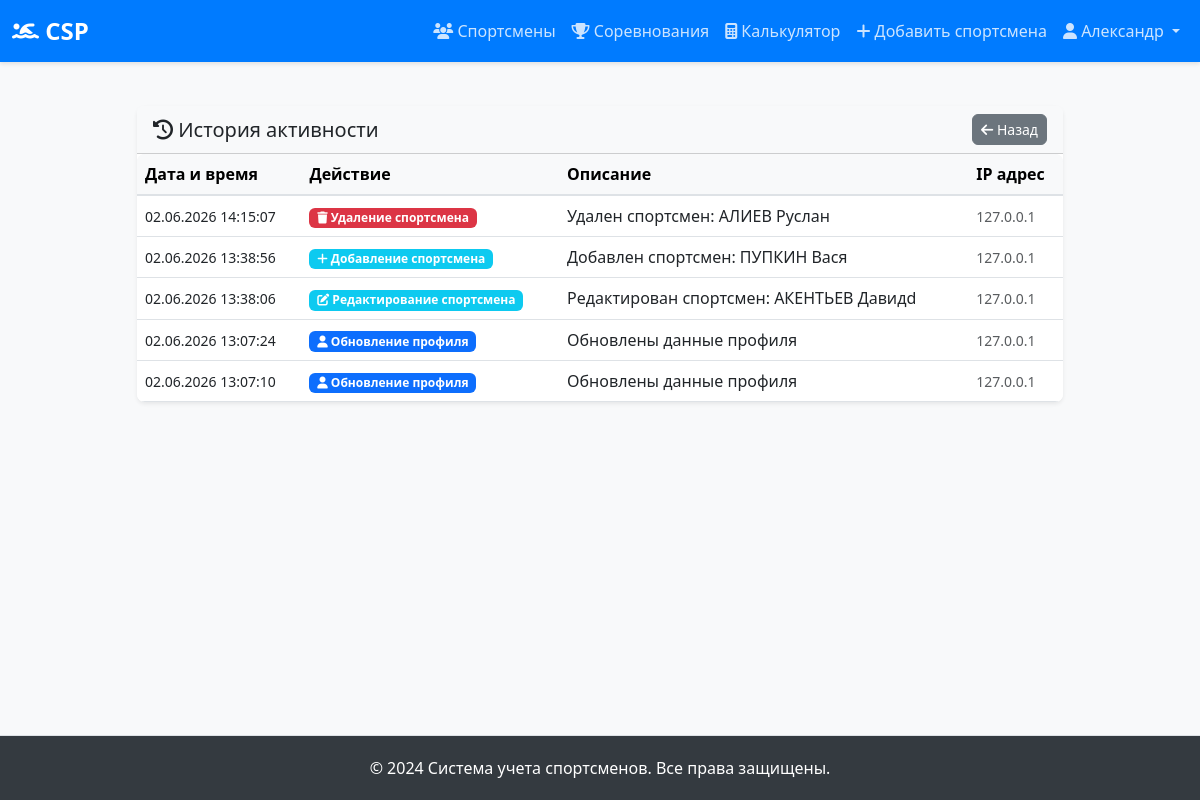
The page /profile/activity/ (signed in) on the database its author committed.
### laba_1/models.py (models this page shows, shortened)
class ActivityLog(models.Model):
    ACTION_CHOICES = [
        ('login', 'Вход'),
        ('logout', 'Выход'),
        ('add_athlete', 'Добавление спортсмена'),
        ('edit_athlete', 'Редактирование спортсмена'),
        ('delete_athlete', 'Удаление спортсмена'),
        ('add_result', 'Добавление результата'),
        ('export', 'Экспорт данных'),
        ('profile_update', 'Обновление профиля'),
        ('other', 'Другое'),
    ]
    user = models.ForeignKey(
        User,
        on_delete=models.SET_NULL,
        null=True,
        blank=True,
        related_name='activities',
        verbose_name="Пользователь"
    )
    action = models.CharField(
        "Действие",
        max_length=50,
        choices=ACTION_CHOICES
    )
    description = models.TextField(
        "Описание",
        blank=True,
        null=True
    )
    ip_address = models.GenericIPAddressField(
        "IP адрес",
        blank=True,
        null=True
    )
    user_agent = models.TextField(
        "User Agent",
        blank=True,
        null=True
    )
    created_at = models.DateTimeField("Дата/время", auto_now_add=True)
    class Meta:
        verbose_name = "Журнал активности"
        verbose_name_plural = "Журналы активности"
        ordering = ['-created_at']

### laba_1/views.py (the view)
# urls.py: path('profile/activity/', views.activity_log_view, name='activity_log'),
@login_required(login_url='login')
def activity_log_view(request):
    activities = ActivityLog.objects.filter(user=request.user).order_by('-created_at')
    paginator = Paginator(activities, 20)
    page_number = request.GET.get('page', 1)
    page_obj = paginator.get_page(page_number)
    context = {
        'activities': page_obj,
        'page_obj': page_obj,
        'page_title': 'История активности'
    }
    return render(request, 'auth/activity_log.html', context)

### laba_1/templates/auth/activity_log.html (shortened to what this page needs)
{% extends 'base.html' %}
{% block content %}
<div class="row py-4">
    <div class="col-lg-10 mx-auto">
        <div class="card shadow-sm">
            <div class="card-header bg-light">
                <div class="row align-items-center">
                    <div class="col">
                        <h5 class="mb-0"><i class="fas fa-history"></i> История активности</h5>
                    </div>
                    <div class="col-auto">
                        <a href="{% url 'profile' %}" class="btn btn-sm btn-secondary">
                            <i class="fas fa-arrow-left"></i> Назад
                        </a>
                    </div>
                </div>
            </div>
            <div class="card-body p-0">
                {% if activities %}
                    <div class="table-responsive">
                        <table class="table table-hover mb-0">
                            <thead class="table-light">
                                <tr>
                                    <th>Дата и время</th>
                                    <th>Действие</th>
                                    <th>Описание</th>
                                    <th>IP адрес</th>
                                </tr>
                            </thead>
                            <tbody>
                                {% for activity in activities %}
                                    <tr>
                                        <td>
                                            <small>{{ activity.created_at|date:"d.m.Y H:i:s" }}</small>
                                        </td>
                                        <td>
                                            {% if activity.action == 'login' %}
                                                <span class="badge bg-success"><i class="fas fa-sign-in-alt"></i> Вход</span>
                                            {% elif activity.action == 'logout' %}
                                                <span class="badge bg-warning"><i class="fas fa-sign-out-alt"></i> Выход</span>
                                            {% elif activity.action == 'add_athlete' %}
                                                <span class="badge bg-info"><i class="fas fa-plus"></i> Добавление спортсмена</span>
                                            {% elif activity.action == 'edit_athlete' %}
                                                <span class="badge bg-info"><i class="fas fa-edit"></i> Редактирование спортсмена</span>
                                            {% elif activity.action == 'delete_athlete' %}
                                                <span class="badge bg-danger"><i class="fas fa-trash"></i> Удаление спортсмена</span>
                                            {% elif activity.action == 'add_result' %}
                                                <span class="badge bg-info"><i class="fas fa-plus"></i> Добавление результата</span>
                                            {% elif activity.action == 'export' %}
                                                <span class="badge bg-secondary"><i class="fas fa-download"></i> Экспорт</span>
                                            {% elif activity.action == 'profile_update' %}
                                                <span class="badge bg-primary"><i class="fas fa-user"></i> Обновление профиля</span>
                                            {% else %}
                                                <span class="badge bg-secondary">{{ activity.get_action_display }}</span>
                                            {% endif %}
                                        </td>
                                        <td>
                                            {{ activity.description|default:"-" }}
                                        </td>
                                        <td>
                                            <small class="text-muted">{{ activity.ip_address|default:"-" }}</small>
                                        </td>
                                    </tr>
                                {% endfor %}
                            </tbody>
                        </table>
                    </div>
                {% else %}
                    <div class="alert alert-info m-3">
                        <i class="fas fa-info-circle"></i> История активности пуста
                    </div>
                {% endif %}
            </div>
        </div>
    </div>
</div>
{% endblock %}

### laba_1/templates/base.html (shortened to what this page needs)
<!DOCTYPE html>
<html lang="ru">
<head>
    <link href="https://cdn.jsdelivr.net/npm/bootstrap@5.3.0/dist/css/bootstrap.min.css" rel="stylesheet">
    <link rel="stylesheet" href="https://cdnjs.cloudflare.com/ajax/libs/font-awesome/6.4.0/css/all.min.css">
</head>
<body>
    <nav class="navbar navbar-expand-lg navbar-custom">
        <div class="container-fluid">
            <a class="navbar-brand" href="{% url 'athlete_list' %}">
                <i class="fas fa-swimmer"></i> CSP
            </a>
            <div class="collapse navbar-collapse" id="navbarNav">
                <ul class="navbar-nav ms-auto">
                    <li class="nav-item">
                        <a class="nav-link" href="{% url 'athlete_list' %}">
                            <i class="fas fa-users"></i> Спортсмены
                        </a>
                    </li>
                    <li class="nav-item">
                        <a class="nav-link" href="{% url 'competition_list' %}">
                            <i class="fas fa-trophy"></i> Соревнования
                        </a>
                    </li>
                    <li class="nav-item">
                        <a class="nav-link" href="{% url 'calculate' %}">
                            <i class="fas fa-calculator"></i> Калькулятор
                        </a>
                    </li>
                    {% if user.is_authenticated %}
                        <li class="nav-item">
                            <a class="nav-link" href="{% url 'add_member' %}">
                                <i class="fas fa-plus"></i> Добавить спортсмена
                            </a>
                        </li>
                        <li class="nav-item dropdown">
                            <a class="nav-link dropdown-toggle" href="#" id="navbarDropdown" role="button" data-bs-toggle="dropdown">
                                <i class="fas fa-user"></i> {{ user.first_name|default:user.username }}
                            </a>
                        </li>
                    {% endif %}
                </ul>
    </nav>
    <main>
        <div class="container">
            {% block content %}{% endblock %}
        </div>
    </main>
    <footer class="footer">
        <div class="container">
            <p class="mb-0">&copy; 2024 Система учета спортсменов. Все права защищены.</p>
        </div>
    </footer>
    {% load static %}
</body>
</html>

### laba_1/templates/base.html (style rules this page uses)
:root { --primary-color: #007bff; --secondary-color: #6c757d; --success-color: #28a745; --danger-color: #dc3545; }
body { font-family: 'Segoe UI', Tahoma, Geneva, Verdana, sans-serif; background-color: #f8f9fa; min-height: 100vh; display: flex; flex-direction: column; }
main { flex: 1; padding: 20px 0; }
.navbar-custom { background-color: var(--primary-color); box-shadow: 0 2px 4px rgba(0, 0, 0, 0.1); }
.navbar-custom .navbar-brand { font-weight: 700; font-size: 1.5rem; color: white !important; }
.navbar-custom .nav-link { color: rgba(255, 255, 255, 0.8) !important; transition: color 0.3s; }
.card { border: none; box-shadow: 0 1px 3px rgba(0, 0, 0, 0.1); border-radius: 8px; transition: transform 0.3s, box-shadow 0.3s; }
.btn { border-radius: 6px; font-weight: 500; transition: all 0.3s; }
.table { background-color: white; border-radius: 8px; overflow: hidden; }
.table thead { background-color: #f8f9fa; border-bottom: 2px solid #dee2e6; }
.footer { background-color: #343a40; color: white; text-align: center; padding: 20px 0; margin-top: 40px; border-top: 1px solid #dee2e6; }

### rows shown on the page
ActivityLog: created_at "02.06.2026 14:15:07", action "delete_athlete" (drawn), description "Удален спортсмен: АЛИЕВ Руслан", ip_address "127.0.0.1"
ActivityLog: created_at "02.06.2026 13:38:56", action "add_athlete" (drawn), description "Добавлен спортсмен: ПУПКИН Вася", ip_address "127.0.0.1"
ActivityLog: created_at "02.06.2026 13:38:06", action "edit_athlete" (drawn), description "Редактирован спортсмен: АКЕНТЬЕВ Давидd", ip_address "127.0.0.1"
ActivityLog: created_at "02.06.2026 13:07:24", action "profile_update" (drawn), description "Обновлены данные профиля", ip_address "127.0.0.1"
ActivityLog: created_at "02.06.2026 13:07:10", action "profile_update" (drawn), description "Обновлены данные профиля", ip_address "127.0.0.1"

### other values the page prints
{{ user.first_name|default:user.username }} "Александр"
